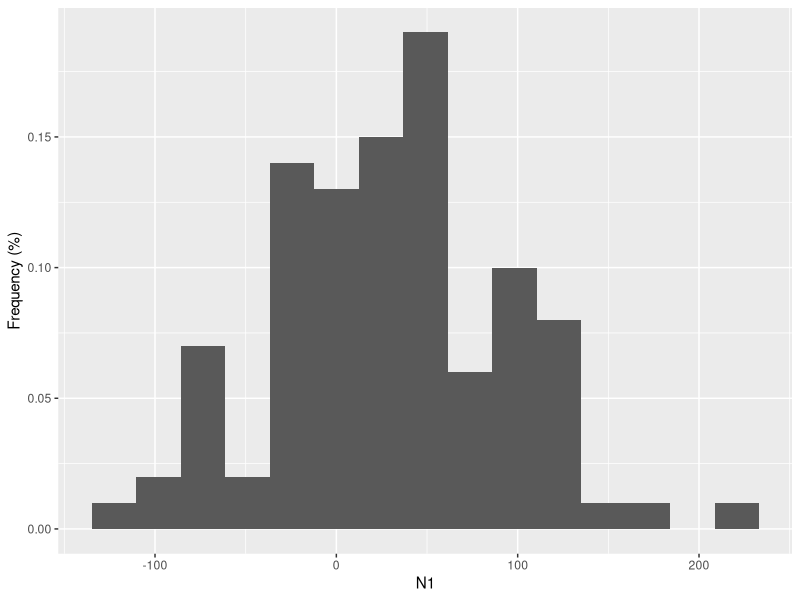
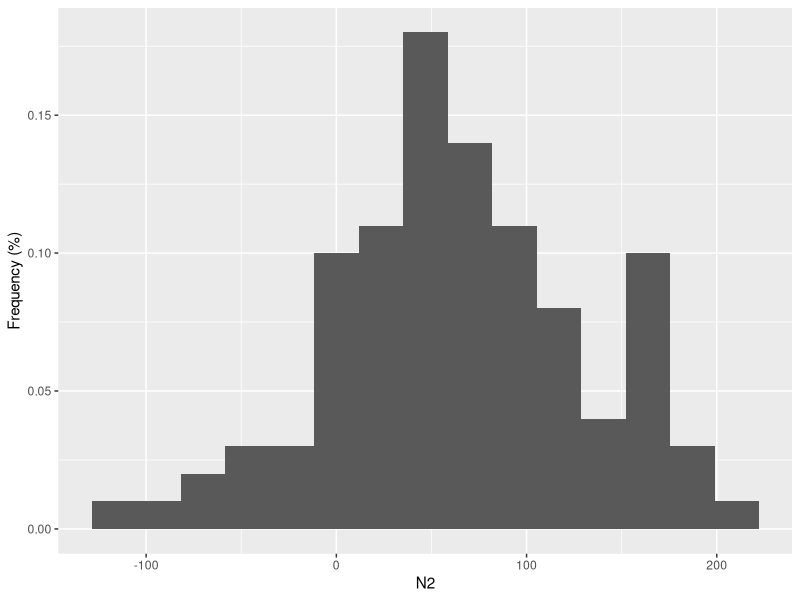
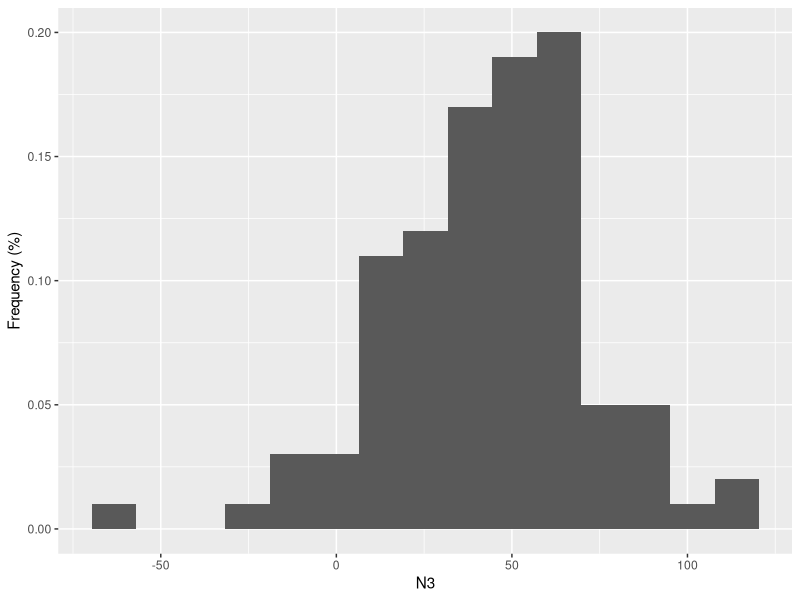
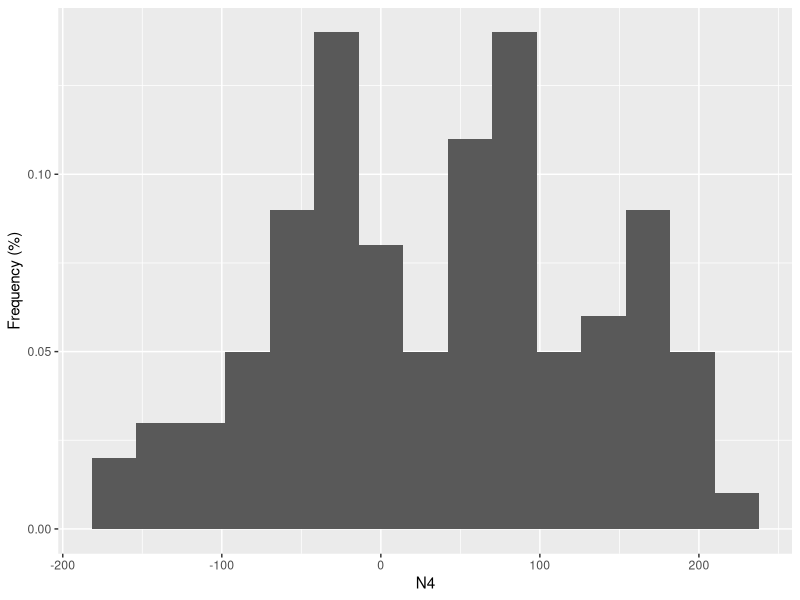
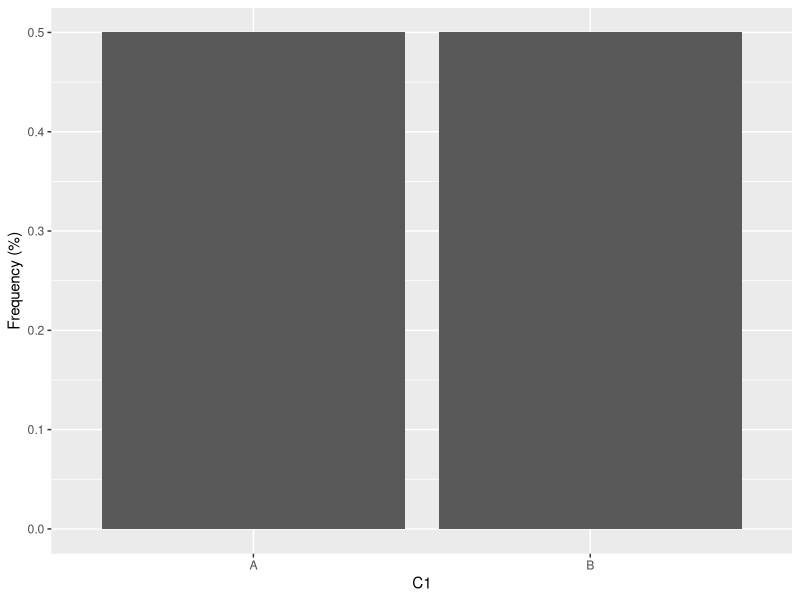
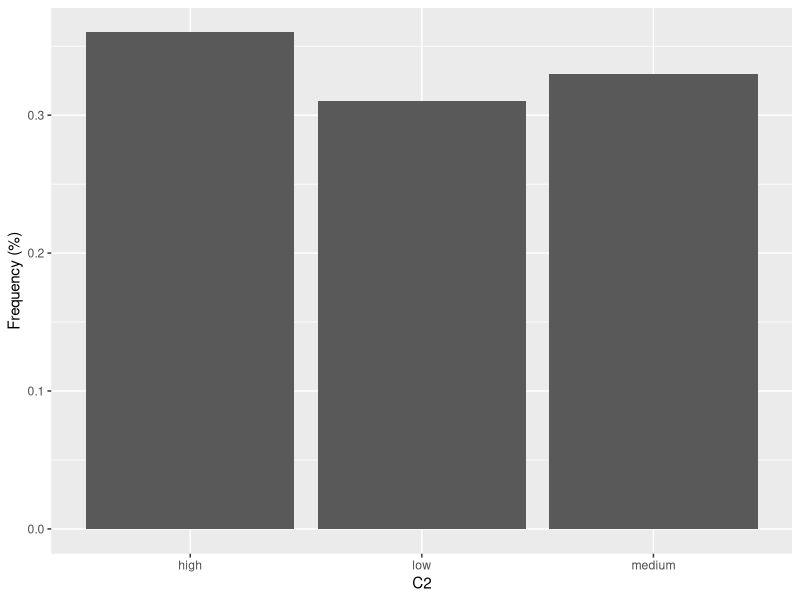
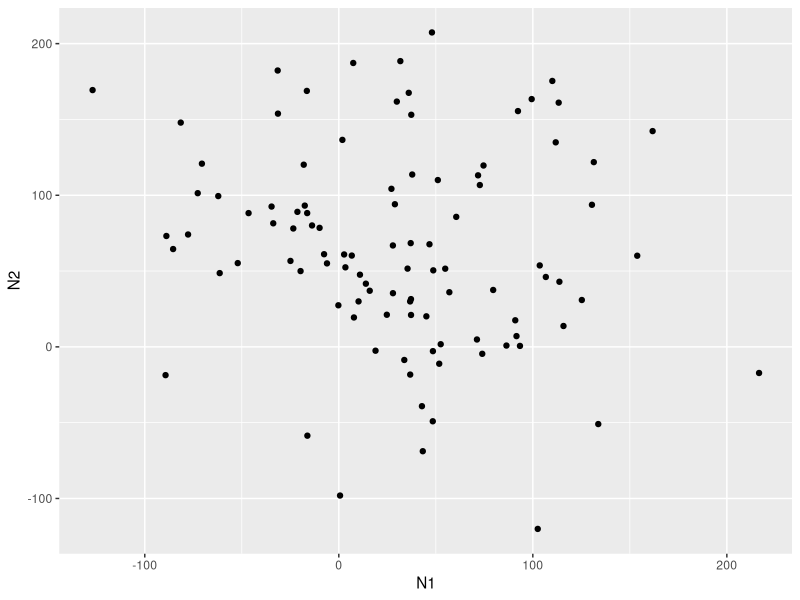
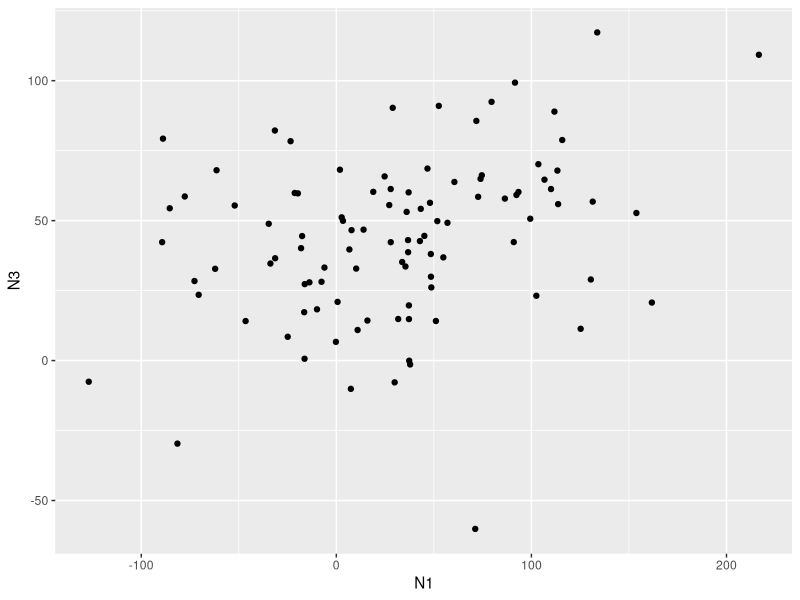

These figures' R source, in order:
## ---- chunk 1
# numerical variables ------------------------------------------------

# generate variables -------

# generate random mean and sd
# set.seed(1)
mean_vector <- runif(4, min=0, max=100)
# set.seed(2)
sd_vector <- runif(4, min=0, max=100)

rowsize <- 100

# N1 & N2 (independent)
# set.seed(3)
N1 <- rnorm(rowsize, mean=mean_vector[1], sd=sd_vector[1])
# set.seed(4)
N2 <- rnorm(rowsize, mean=mean_vector[2], sd=sd_vector[2])

# N3 & N4 (correlated)
# set.seed(5)
N3 <- rnorm(rowsize, mean=mean_vector[3], sd=sd_vector[3])
# set.seed(6)
N4 <- rnorm(rowsize, mean=mean_vector[4], sd=sd_vector[4])

# make N3 & N4 correlated
N3 <- sort(N3)
N4 <- sort(N4)

# reorder N3 & N4 at the same time
# set.seed(7)
random_order <- sample(1:rowsize, rowsize, replace=F)
N3 <- N3[random_order]
N4 <- N4[random_order]

# add noise to N4
# set.seed(8)
N4 <- N4 + rnorm(rowsize, mean=0, sd=sd_vector[4] * 0.3)


## ---- chunk 2
# categorical variables ------------------------------------------------

# C1: nominal w/2 values
C1_values <- c('A', 'B')

C1_values_sample <- rep(C1_values, rowsize / length(C1_values))
# set.seed(9)
C1 <- sample(C1_values_sample, rowsize, replace = F)

## Another way of sampling
# C1 <- sample(C1_values, rowsize, replace = T)

# C2: ordernal  w/3 levels, N4 predictive
C2_values <- c('low', 'medium', 'high')

# make N4 predictive of C2
N4_quantile <- quantile(N4, c(0.35, 0.65))
C2 <- ifelse( N4 < N4_quantile[1], C2_values[1], ifelse( N4 < N4_quantile[2], C2_values[2], C2_values[3] ))

# add noise
C2_noise_size <- as.integer(rowsize * 0.3)
# set.seed(10)
C2_noise_index <- sample(1:rowsize, C2_noise_size, replace = F)
# set.seed(11)
C2_noise_value <- sample(C2_values, C2_noise_size, replace = T)

C2[C2_noise_index] <- C2_noise_value

levels(C2) <- c('low', 'medium', 'high')
## ---- chunk 3
synthetic_df <- data.frame(N1=N1, N2=N2, N3=N3, N4=N4, C1=C1, C2=C2)
synthetic_df

## ---- chunk 4
summary(synthetic_df)
table(C1)
table(C2)

## ---- chunk 5
# import pacakage
# install.packages("ggplot2",repos = "http://cran.us.r-project.org")
library(ggplot2)
## ---- chunk 6
# histograms for 4 numerical variables

for(i in 1:4){
    print(
        ggplot(synthetic_df) +
            geom_histogram(aes(x = synthetic_df[,i], y = stat(count) / sum(count)), position = "identity", alpha = 1, bins = 15) +
            labs(x=names(synthetic_df)[i], y="Frequency (%)")
    )
}

    
## ---- chunk 7
# Bar graph for categorical variables 

for(i in 5:6){
    print(
        ggplot(synthetic_df) +
            geom_bar(aes(x = synthetic_df[,i], y = stat(count) / sum(count)), position = "identity", alpha = 1) +
            labs(x=names(synthetic_df)[i], y="Frequency (%)")
    )
}

## ---- chunk 8
# scatter plot for combinations of variables

# nunerical variables
for(i in 1:3){
    for(j in (i+1):4){
          print(
                ggplot(synthetic_df) +
                    geom_point(aes(x = synthetic_df[,i], y = synthetic_df[,j])) +
                    labs(x=names(synthetic_df)[i], y=names(synthetic_df)[j])
                )
    }
}

# categorical variables
for(i in 1:2){
    for(j in 1:4){
          print(
                ggplot(synthetic_df) +
                    geom_point(aes(x = synthetic_df[,i+4], y = synthetic_df[,j])) +
                    labs(x=names(synthetic_df)[i+4], y=names(synthetic_df)[j])
                )
    }
}

## ---- chunk 9
# box plot for categorical variables vs. numerical variables

for(i in 1:2){
    for(j in 1:4){
          print(
                ggplot(synthetic_df) +
                    geom_boxplot(aes(x = synthetic_df[,i+4], y = synthetic_df[,j])) +
                    labs(x=names(synthetic_df)[i+4], y=names(synthetic_df)[j])
                )
    }
}


## ---- chunk 10

# Violin plot: alternative of box plot
for(i in 1:2){
    for(j in 1:4){
          print(
                ggplot(synthetic_df, aes(x = synthetic_df[,i+4], y = synthetic_df[,j])) +
                    geom_violin(trim = TRUE) +
                    geom_boxplot(width=0.1)+ 
                    labs(x=names(synthetic_df)[i+4], y=names(synthetic_df)[j])
                )
    }
}

